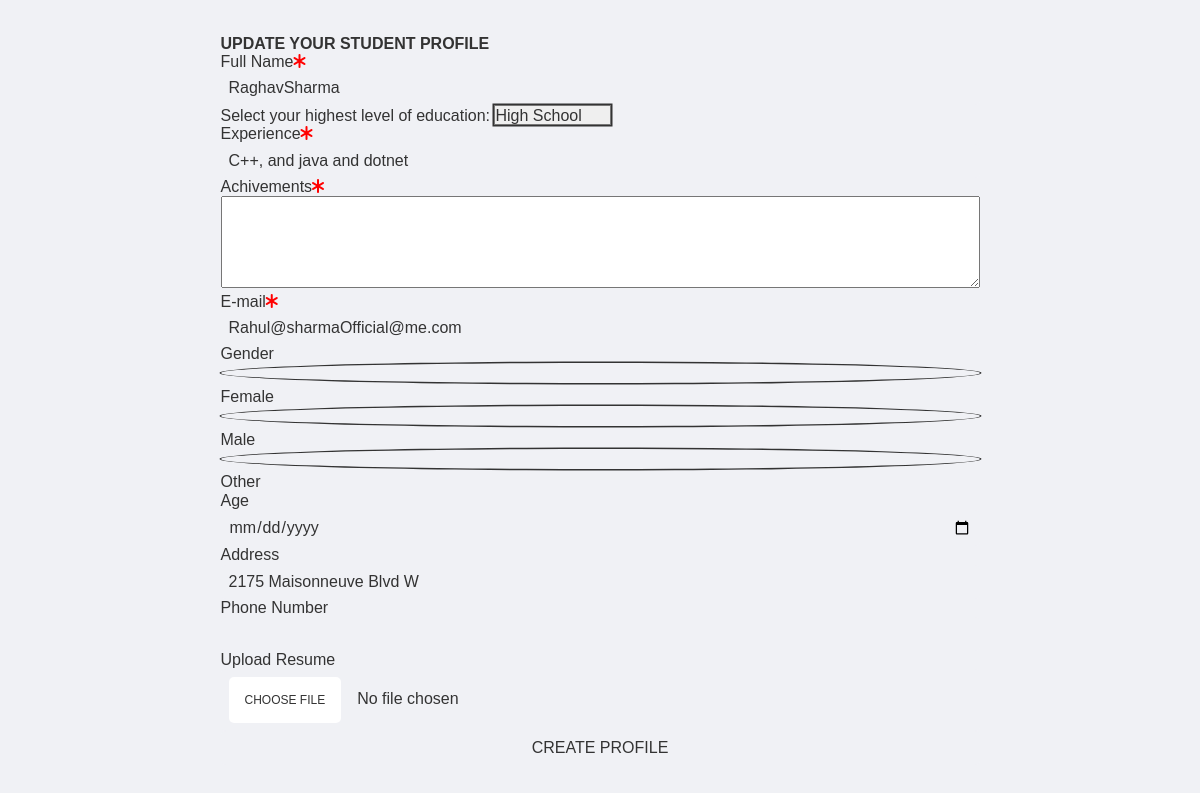
/studentProfileUpdate?id=2, run on the app's committed database.
### Models/Student.py (models this page shows, shortened)
class Student(db.Model):
    __tablename__ = 'student'
    id = db.Column(db.Integer, primary_key=True)
    username = db.Column(db.Integer, nullable=True)
    highestQualification = db.Column(db.Integer,nullable=True)
    work_experience = db.Column(db.Integer, nullable=True)
    achivements = db.Column(db.String(150), nullable=True)
    email = db.Column(db.String(15),nullable=True)
    gender = db.Column(db.String(10), nullable=True)
    age = db.Column(db.DateTime,nullable=True)
    address = db.Column(db.String(50), nullable=True)
    phone = db.Column(db.String(15), nullable=True)
    resume = db.Column(db.LargeBinary)
    status = db.Column(db.String(15), nullable=True)
    selectedJobs = db.relationship('JobPosting',secondary = 'stu_jobs')
    @classmethod
    def get_user_by_id(cls, id_):
        return cls.query.filter_by(id=id_).first()

### app.py (the view)
@app.route('/studentProfileUpdate')
def studentProfileUpdate():
    studentId = request.args.get('id')
    student = Student.get_user_by_id(studentId)
    return render_template('studentUpdateProfileForm.html', student=student)

### templates/studentUpdateProfileForm.html (shortened to what this page needs)
<!DOCTYPE html>
<html lang="en">
<head>
  <link rel= "stylesheet" type= "text/css" href= "{{ url_for('static',filename='styles/studentUpdateProfile.css') }}">
</head>
<body>
  <main>
    <form id="update-register" method="post" enctype="multipart/form-data">
    <h2 id="register__title">Update your Student profile</h2>
    <div class="register__box">
      <label for="user">Full Name<i class="fas fa-asterisk"></i></label>
      <input id="user" type="text" maxLength="64" required value="{{ student.username }}">
    </div>
    <label for="Education">Select your highest level of education:</label>
    <select name="education" id="education">
      <option value="HighSchool" selected>High School</option>
    </select>
    <div class="register__box">
      <label for="experience">Experience<i class="fas fa-asterisk"></i></label>
      <input id="experience" type="text" maxLength="64" value="{{ student.work_experience }}">
    </div>
    <div class="register__box">
      <label for="achievments">Achivements<i class="fas fa-asterisk"></i></label>
      <textarea id="achievments" value="{{ student.achivements }}" rows="5" cols="80"></textarea>
    </div>
    <div class="register__box">
      <label for="mail">E-mail<i class="fas fa-asterisk"></i></label>
      <input id="mail" type="email" size="64" maxLength="64" value="{{ student.email }}" pattern=".+@gmail.com" title="Example@gmail.com">
    </div>
    <div class="register__box conteiner__check" id="genderContainer">
      <label for="genders">Gender</label>
      <ul class="conteiner__check">
        <li>
          <input id="female" name="gender" type="radio" value="Female">
          <label for="female">Female</label>
        </li>
        <li>
          <input id="male" name="gender" type="radio" value="Male">
          <label for="male">Male</label>
        </li>
        <li>
          <input id="other" name="gender" type="radio" value="Other">
          <label for="other">Other</label>
        </li>
      </ul>
    </div>
    <div class="register__box">
      <label for="age">Age</label>
      <input id="age" type="date" value= "{{ student.age }}" minLength="2">
    </div>
    <div class="register__box">
      <label for="address">Address</label>
      <input id="address" type="text" maxLength="100" value = "{{ student.address }}">
    </div>
    <div class="register__box">
      <label for="phone">Phone Number</label>
      <input id="phone" type="number" maxLength="11" value="{{ phone }}">
    </div>
    <div class="register__box">
      <label for="resume">Upload Resume</label>
      <input id="resume" type="file" value="{{ student.resume }}">
    </div>
    <input type="button" value="Create profile" id="updateProfile">
    </form>
  </main>
</body>

### static/styles/studentUpdateProfile.css (style rules this page uses)
html { line-height: 1.15; -webkit-text-size-adjust: 100%; -webkit-tap-highlight-color: transparent; overflow-x: hidden; scroll-behavior: smooth; }
:root { --main-bg: #f0f1f5; --bg: #ffffff; --color: #333; --link: #3ea6ff; --red: #ff0000; --green: #adff2f; --light-blue: #87cefa; }
* { margin: 0; padding: 0; word-wrap: break-word; font-size: 1rem; font-family: 'Raleway', sans-serif; box-sizing: border-box; color: var(--color); }
body { background-color: var(--bg); }
main { display: flex; justify-content: center; align-items: center; min-height: 100vh; background-color: var(--main-bg); padding: 32px; }
h2, input[type="submit"], input[type="button"], button { text-transform: uppercase; }
input, button { border-radius: 5px; }
.register__box { display: inherit; flex-flow: row wrap; gap: 8px; }
.register__box label { display: inherit; justify-content: space-between; align-items: center; flex: 1 100%; }
input, button { border: none; width: 100%; padding: 8px; background-color: var(--main-bg); }
[class*="fa-asterisk"] { color: var(--red); }
input[type="radio"], input[type="checkbox"], select { appearance: none; min-width: 20px; min-height: 20px; box-shadow: 0 0 0 1.5px #333; transition: .3s all; }
input[type="radio"] { border-radius: 50%; }
.conteiner__check { display: inherit; flex-flow: row wrap; gap: 8px; align-items: center; }
.conteiner__check li { display: inherit; column-gap: 8px; align-items: center; }

### data on the page
Student: username "RaghavSharma", work_experience "C++, and java and dotnet", email "Rahul@sharmaOfficial@me.com", address "2175 Maisonneuve Blvd W"
